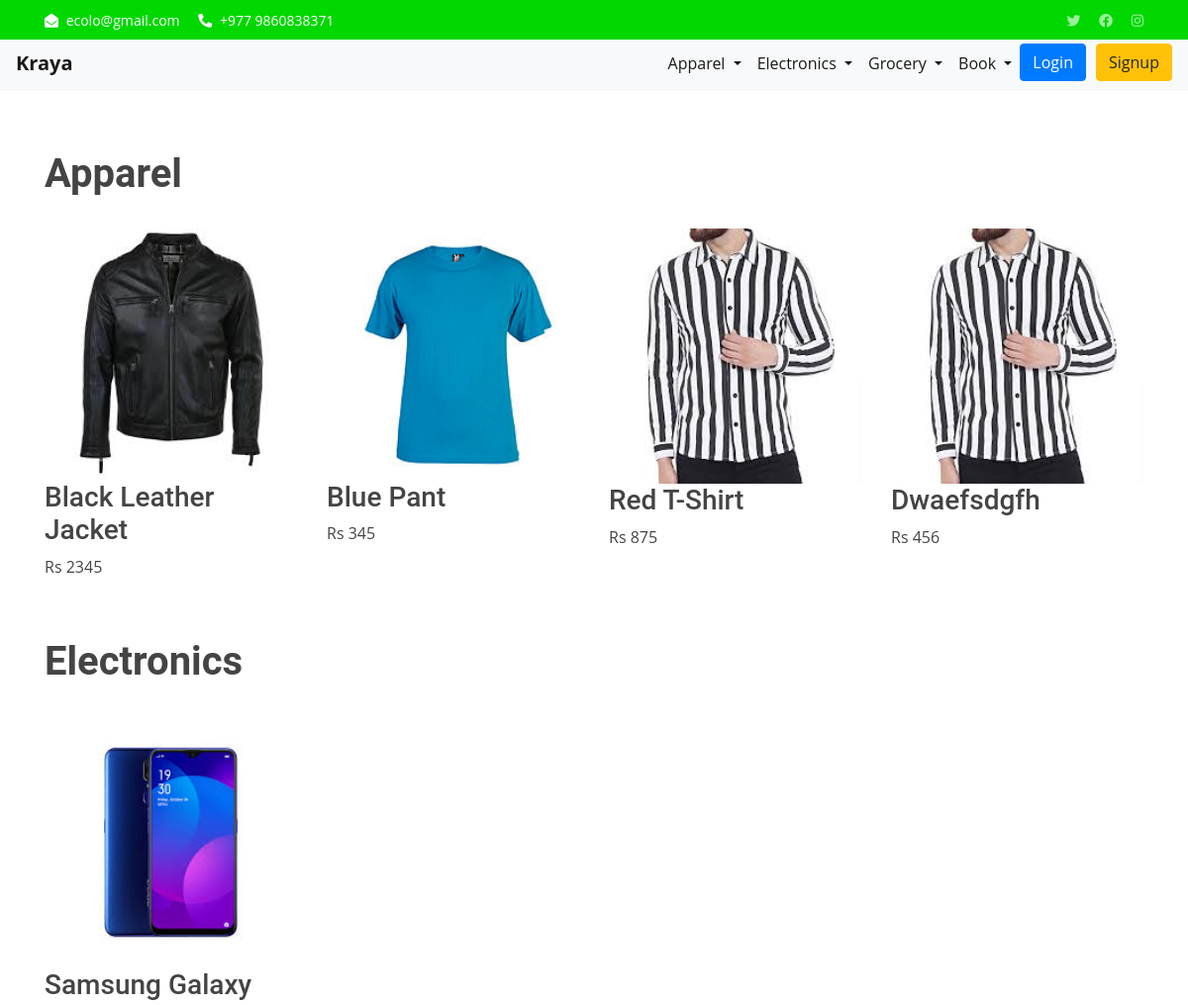
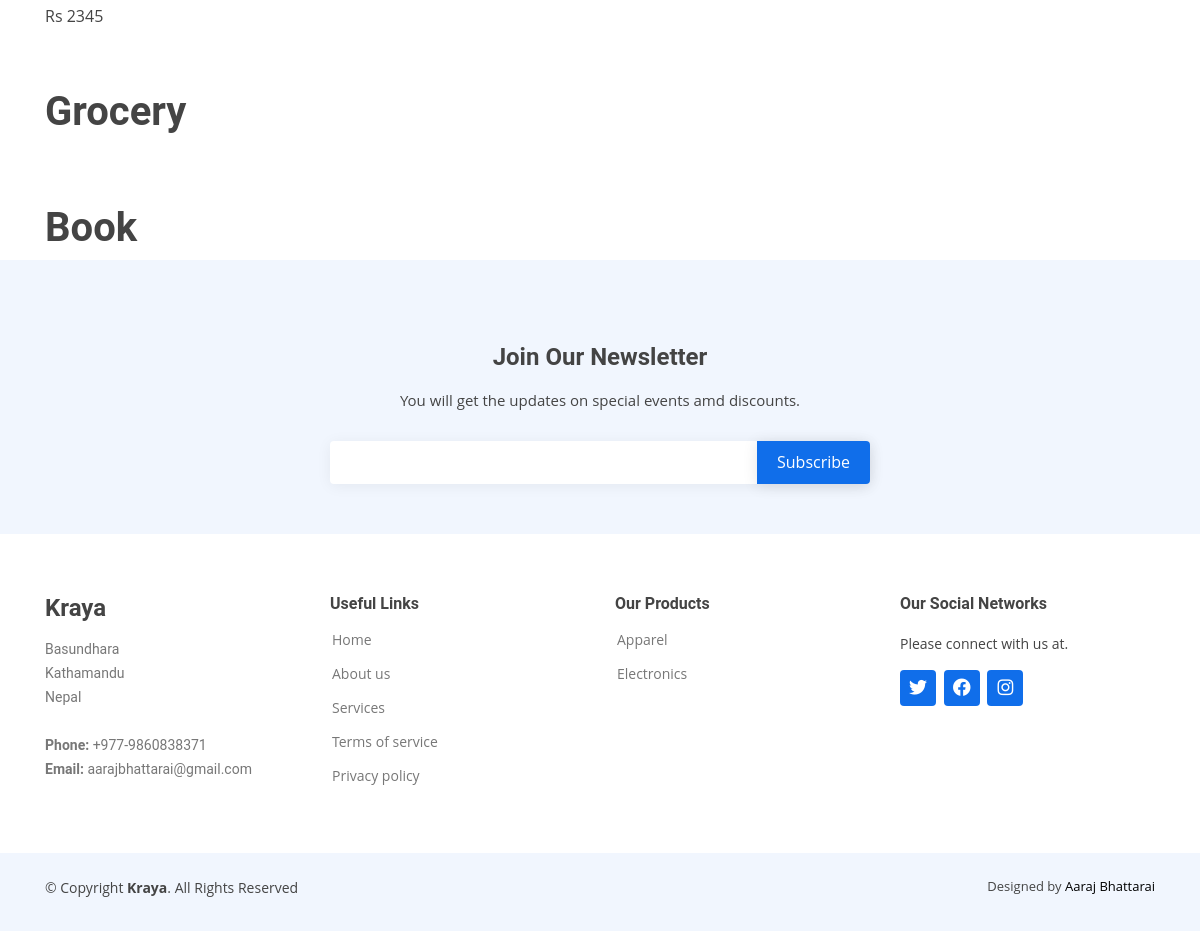
The page / on the database its author committed (2 pictures, top to bottom).
### Product/models.py (models this page shows, shortened)
class Category(models.Model):
    category = models.CharField(max_length=100)

class Product(models.Model):
    category = models.ForeignKey(
        'Category', on_delete=models.CASCADE)
    subcategory = models.ForeignKey('Subcategory', on_delete=models.CASCADE)
    title = models.CharField(max_length=200)
    slug = models.SlugField(max_length=230)
    status = models.IntegerField(choices=STATUS, default=1)
    image = models.ImageField(upload_to='media/')
    size = models.CharField(max_length=4)
    quantity = models.IntegerField()
    description = models.TextField()
    productstory = models.TextField()
    created_on = models.DateTimeField(auto_now_add=True)
    price = models.IntegerField()
    discount_price = models.IntegerField(blank=True, null=True)

### Product/views.py (the view)
# urls.py: path('', ProductListView.as_view(), name='index'),
class ProductListView(generic.ListView):
    model = 'Category'
    queryset=Category.objects.all()
    template_name = 'index.html'

### context_processors.py (called while the page is built)
def category(request):
    category=Category.objects.all()
    return {'category':category}

### templates/index.html
{% extends "base.html" %}
{% block content %}
{% for each in object_list %}
<section id="product" class="team section-bg" style="margin-top:5%;">
    <div class="container" data-aos="fade-up">
        <div class="section-title">
            <h1><strong>{{each.category}}</strong></h1>
        </div>
        <div class="row">
            {% for product in each.product_set.all %}
                <div class="col-lg-3 col-md-6 d-flex align-items-stretch" data-aos="fade-up" data-aos-delay="100"style='margin-top: 2%;'>
                    <div class="cards">
                        <div class="member">
                            <div class="member-img">
                                <img src="{{ product.image.url }}" class="img-fluid" alt="" height='800' width='1000'>
                            </div>
                            <div class="member-info">
                                <h3>{{product.title|title}}</h3>
                                <span>Rs {{ product.price }}</span>
                            </div>
                        </div>
                    </div>
                </div>
            {%endfor%}
        </div>
    </div>
</section>
{% endfor %}
{%endblock%}

### templates/base.html (shortened to what this page needs)
{% load static %}
<!DOCTYPE html>
<html lang="en">
<head>
    <link rel="stylesheet" href="https://use.fontawesome.com/releases/v5.15.1/css/all.css"
>
    <link href="https://stackpath.bootstrapcdn.com/bootstrap/4.4.1/css/bootstrap.min.css"
 rel="stylesheet">
  <link rel="stylesheet" href="https://use.fontawesome.com/releases/v5.15.1/css/all.css"
>
</head>
<body>
    <div id="topbar" class="d-none d-lg-flex align-items-center fixed-top">
        <div class="container d-flex">
            <div class="contact-info mr-auto">
                <i class="fas fa-envelope-open"></i> <a href="mailto:aarajbhattarai@gmail.com">ecolo@gmail.com</a>
                <i class="fas fa-phone-alt"></i> +977 9860838371
            </div>
            <div class="social-links">
              <a href="#" class="twitter"><i class="fab fa-twitter"></i></a>
        <a href="#" class="facebook"><i class="fab fa-facebook"></i></a>
        <a href="#" class="instagram"><i class="fab fa-instagram"></i></a>
            </div>
        </div>
    </div>
    {% include 'navbar.html' %}
    {% block content %}
    {% endblock content %}
    {% include 'footer.html' %}
</body>
</html>

### templates/navbar.html (shortened to what this page needs)
<nav class="navbar navbar-expand-lg navbar-light bg-light" style="margin-top: 3%; display: flex; align-items: center">
    <a class="navbar-brand" href="{% url 'Product:index' %}"><strong>Kraya</strong></a>
    <div class="collapse navbar-collapse" id="navbarNavDropdown">
        <ul class="navbar-nav ml-auto">
            {% for onecategory in category %}
            <li class="nav-item dropdown active">
                <a class="nav-link dropdown-toggle" href="#" id="navbarDropdownMenuLink" data-toggle="dropdown"
                   aria-haspopup="true" aria-expanded="false">{{ onecategory.category|title }}
                </a>
            </li>
            {% endfor %}
            <a href="{% url 'login' %}" >
                <button type="button" class="btn btn-primary">Login</button>
            </a>
            <a href="{% url 'signup' %}" style="margin-left: 10px;">
                <button type="button" class="btn btn-warning" >Signup</button>
            </a>
        </ul>
    </div>
</nav>

### templates/footer.html (shortened to what this page needs)
<footer id="footer">
    <div class="footer-newsletter">
        <div class="container">
            <div class="row justify-content-center">
                <div class="col-lg-6 " style="margin-top: 3%;">
                    <h4>Join Our Newsletter</h4>
                    <p>You will get the updates on special events amd discounts.</p>
                    <form action="" method="post">
                        <input type="email" name="email"><input type="submit" value="Subscribe">
                    </form>
                </div>
            </div>
        </div>
    </div>
    <div class="footer-top">
        <div class="container">
            <div class="row">
                <div class="col-lg-3 col-md-6 footer-contact">
                    <h3>Kraya</h3>
                    <p>
                        Basundhara <br> Kathamandu<br> Nepal <br><br>
                        <strong>Phone:</strong> +977-9860838371<br>
                        <strong>Email:</strong> aarajbhattarai@gmail.com<br>
                    </p>
                </div>
                <div class="col-lg-3 col-md-6 footer-links">
                    <h4>Useful Links</h4>
                    <ul>
                        <li> <a href="#">Home</a></li>
                        <li> <a href="#">About us</a></li>
                        <li> <a href="#">Services</a></li>
                        <li> <a href="#">Terms of service</a></li>
                        <li> <a href="#">Privacy policy</a></li>
                    </ul>
                </div>
                <div class="col-lg-3 col-md-6 footer-links">
                    <h4>Our Products</h4>
                    <ul>
                        <li> <a href="#">Apparel</a></li>
                        <li> <a href="#">Electronics</a></li>
                    </ul>
                </div>
                <div class="col-lg-3 col-md-6 footer-links">
                    <h4>Our Social Networks</h4>
                    <p>Please connect with us at.</p>
                    <div class="social-links mt-3">
                       <a href="#" class="twitter"><i class="fab fa-twitter"></i></a>
              <a href="#" class="facebook"><i class="fab fa-facebook"></i></a>
              <a href="#" class="instagram"><i class="fab fa-instagram"></i></a>
                    </div>
                </div>
            </div>
        </div>
    </div>
    <div class="container py-4">
        <div class="copyright">
            &copy; Copyright <strong><span>Kraya</span></strong>. All Rights Reserved
        </div>
        <div class="credits">
            Designed by <a href="#">Aaraj Bhattarai</a>
        </div>
    </div>
</footer>

### templates/base.html (style rules this page uses)
body { font-family: "Open Sans", sans-serif; color: #444444; }
a { color: black; }
h1, h2, h3, h4, h5, h6 { font-family: "Roboto", sans-serif; }
#topbar { background:#00d800; height: 40px; font-size: 14px; transition: all 0.5s; color:white; }
#topbar .contact-info a { line-height: 1; color: #fff; transition: 0.3s; }
#topbar .contact-info i { padding-right: 4px; margin-left: 15px; }
#topbar .contact-info i:first-child { margin-left: 0; }
#topbar .social-links a { color: rgba(255, 255, 255, 0.6); padding-left: 15px; display: inline-block; line-height: 1px; transition: 0.3s; }
#footer { background: #fff; padding: 0 0 30px 0; color: #444444; font-size: 14px; background: #f1f6fe; }
#footer .footer-newsletter { padding: 50px 0; background: #f1f6fe; text-align: center; font-size: 15px; }
#footer .footer-newsletter h4 { font-size: 24px; margin: 0 0 20px 0; padding: 0; line-height: 1; font-weight: 600; }
#footer .footer-newsletter form { margin-top: 30px; background: #fff; padding: 6px 10px; position: relative; border-radius: 4px; box-shadow: 0px 2px 15px rgba(0, 0, 0, 0.06); text-align: left; }
#footer .footer-newsletter form input[type="email"] { border: 0; padding: 4px 8px; width: calc(100% - 100px); }
#footer .footer-newsletter form input[type="submit"] { position: absolute; top: 0; right: 0; bottom: 0; border: 0; background: none; font-size: 16px; padding: 0 20px; background: #106eea; color: #fff; transition: 0.3s; border-radius: 0 4px 4px 0; box-shadow: 0px 2px 15px rgba(0, 0, 0, 0.1); }
#footer .footer-top { padding: 60px 0 30px 0; background: #fff; }
#footer .footer-top .footer-contact { margin-bottom: 30px; }
#footer .footer-top .footer-contact h3 { font-size: 24px; margin: 0 0 15px 0; padding: 2px 0 2px 0; line-height: 1; font-weight: 700; }
#footer .footer-top .footer-contact p { font-size: 14px; line-height: 24px; margin-bottom: 0; font-family: "Roboto", sans-serif; color: #777777; }
#footer .footer-top h4 { font-size: 16px; font-weight: bold; color: #444444; position: relative; padding-bottom: 12px; }
#footer .footer-top .footer-links { margin-bottom: 30px; }
#footer .footer-top .footer-links ul { list-style: none; padding: 0; margin: 0; }
#footer .footer-top .footer-links ul li { padding: 10px 0; display: flex; align-items: center; }
#footer .footer-top .footer-links ul li:first-child { padding-top: 0; }
#footer .footer-top .footer-links ul a { color: #777777; transition: 0.3s; display: inline-block; line-height: 1; }
#footer .footer-top .social-links a { font-size: 18px; display: inline-block; background: #106eea; color: #fff; line-height: 1; padding: 8px 0; margin-right: 4px; border-radius: 4px; text-align: center; width: 36px; height: 36px; transition: 0.3s; }
#footer .copyright { text-align: center; float: left; }
#footer .credits { float: right; text-align: center; font-size: 13px; color: #444444; }

### rows shown on the page
Category: category "Apparel"
Category: category "Electronics"
Category: category "Grocery"
Category: category "Book"
Product: image (picture), title "Black Leather Jacket", price "2345"
Product: image (picture), title "Blue Pant", price "345"
Product: image (picture), title "Red T-Shirt", price "875"
Product: image (picture), title "Dwaefsdgfh", price "456"
Product: image (picture), title "Samsung Galaxy", price "2345"
